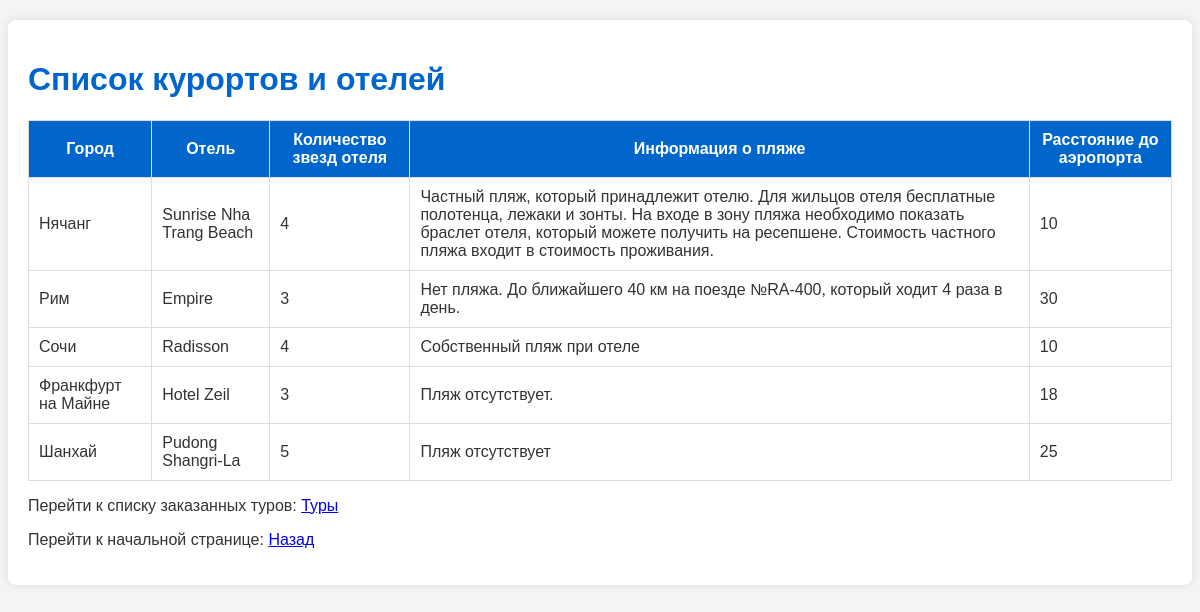
The app's page /btest/resorts/, older data.
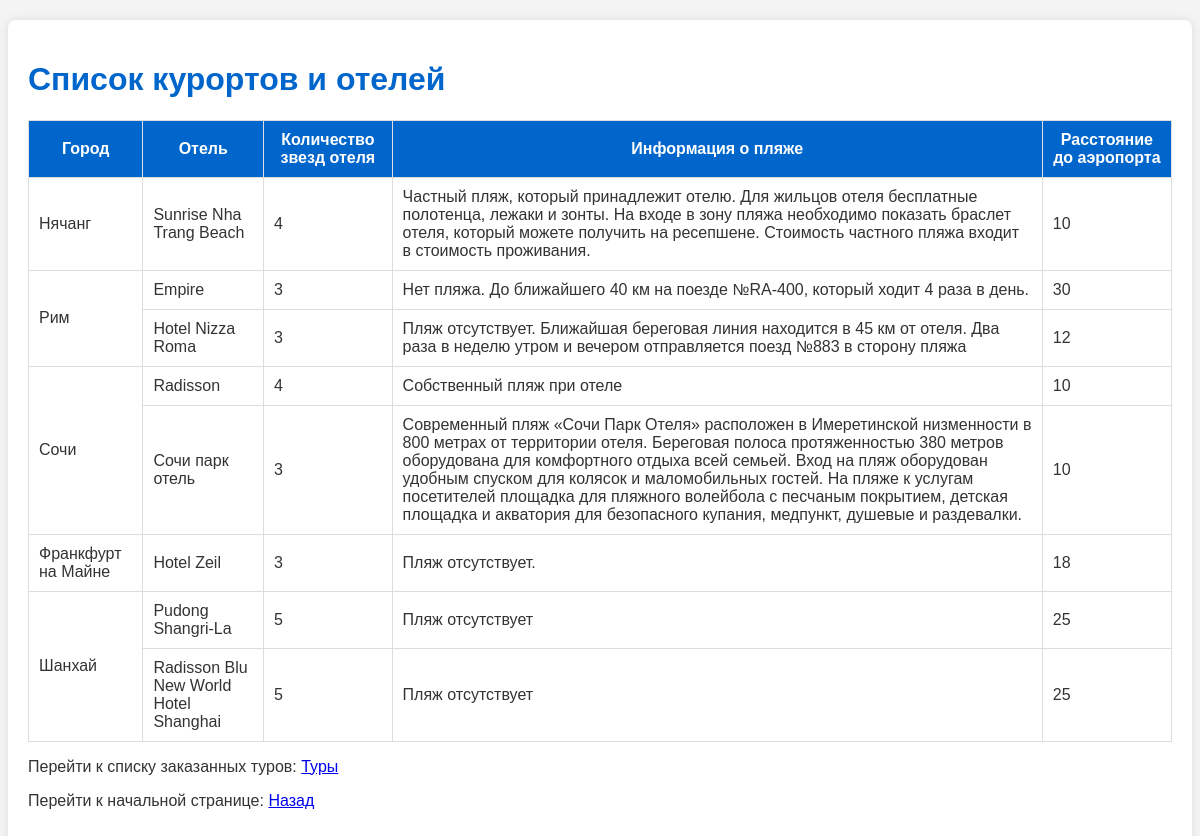
The same page, newer data.
### btest/models.py (models this page shows, shortened)
class Resort(models.Model):
    country = models.ForeignKey(Country, on_delete=models.PROTECT, verbose_name='Страна')
    name = models.CharField(max_length=255, verbose_name='Название курорта')

class Hotel(models.Model):
    resort = models.ForeignKey(Resort, on_delete=models.PROTECT, verbose_name='Курорт')
    name = models.CharField(max_length=255, verbose_name='Название отеля')
    distance_from_airport = models.IntegerField(verbose_name='Расстояние от аэропорта (км)')
    star_rating = models.IntegerField(verbose_name='Количество звёзд')
    beach_info = models.TextField(verbose_name='Информация о пляже')

### btest/views.py (the view)
# urls.py: path('resorts/', resort_list, name='resort_list'),
def resort_list(request):
    hotels = Hotel.objects.all().order_by('resort__name', 'name')
    grouped_hotels = []
    for key, group in groupby(hotels, key=lambda x: x.resort.name):
        grouped_hotels.append((key, list(group)))
    return render(request, 'orders/resort_list.html', {'hotels': grouped_hotels})

### btest/templates/orders/resort_list.html (shortened to what this page needs)
<!DOCTYPE html>
<html lang="en">
<head>
</head>
<body>
<div class="container">
    <h1>Список курортов и отелей</h1>
    {% if hotels %}
        <table>
            <tr>
                <th>Город</th>
                <th>Отель</th>
                <th>Количество звезд отеля</th>
                <th>Информация о пляже</th>
                <th>Расстояние до аэропорта</th>
            </tr>
            {% for resort, resort_hotels in hotels %}
            {% for hotel in resort_hotels %}
                <tr>
                    {% if forloop.first %}
                        <td rowspan="{{ resort_hotels|length }}">{{ resort }}</td>
                    {% endif %}
                    <td>{{ hotel.name }}</td>
                    <td>{{ hotel.star_rating }}</td>
                    <td>{{ hotel.beach_info }}</td>
                    <td>{{ hotel.distance_from_airport}}</td>
                    {% endfor %}
                {% endfor %}
        </table>
    {% else %}
        <p>Нет доступных курортов.</p>
    {% endif %}
<p>Перейти к списку заказанных туров: <a href="http://localhost:8000/btest/tours/">Туры</a></p>
<p>Перейти к начальной странице: <a href="http://localhost:8000/">Назад</a></p>
</div>
</body>
</html>

### btest/templates/orders/resort_list.html (style rules this page uses)
body { font-family: 'Arial', sans-serif; background-color: #f4f4f4; color: #333; }
.container { max-width: 1400px; margin: 20px auto; padding: 20px; background-color: #fff; border-radius: 8px; box-shadow: 0 0 10px rgba(0, 0, 0, 0.1); }
h1 { color: #0066cc; }
table { width: 100%; border-collapse: collapse; margin-top: 20px; }
th, td { padding: 10px; border: 1px solid #ddd; }
th { background-color: #0066cc; color: #fff; }

Row changes from the older to the newer data that the page shows:
added Hotel: name "Hotel Nizza Roma", star_rating "3", beach_info "Пляж отсутствует. Ближайшая береговая линия находится в 45 км от отеля. Два раза в неделю утром и вечером отправляется поезд №883 в сторону пляжа", distance_from_airport "12"
added Hotel: name "Сочи парк отель", star_rating "3", beach_info "Современный пляж «Сочи Парк Отеля» расположен в Имеретинской низменности в 800 метрах от территории отеля. Береговая полоса протяженностью 380 метров оборудована для комфортного отдыха всей семьей. Вход на пляж оборудован удобным спуском для колясок и маломобильных гостей. На пляже к услугам посетителей площадка для пляжного волейбола с песчаным покрытием, детская площадка и акватория для безопасного купания, медпункт, душевые и раздевалки.", distance_from_airport "10"
added Hotel: name "Radisson Blu New World Hotel Shanghai", star_rating "5", beach_info "Пляж отсутствует", distance_from_airport "25"
